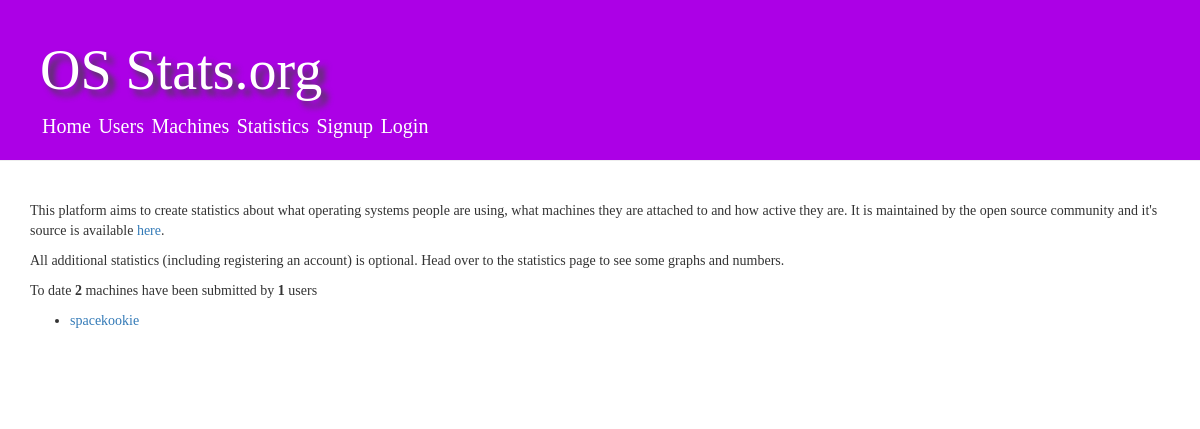
Before: / with the older database file.
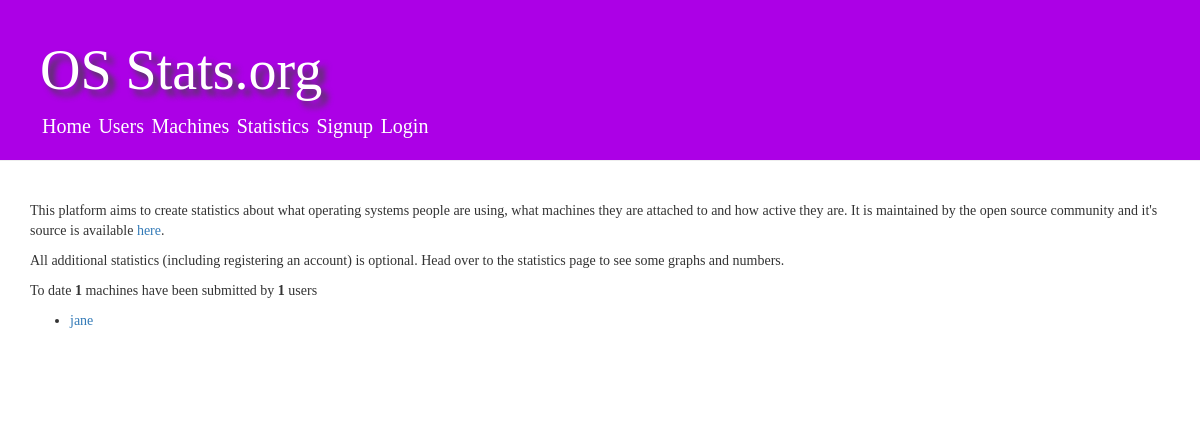
After: the same page with the newer database file.
### core/models.py (models this page shows)
class UserProfile(models.Model):
    user = models.OneToOneField(User)
    description = models.TextField()
    dob = models.DateField('date of birth')
    location = models.CharField(max_length=32, default='Earth')
    gender = models.CharField(max_length=32, default='Unknown')
    def __str__(self):
        return self.user.username

### core/views.py (the view)
# urls.py: url(r'^$', views.index, name='index'),
def index(request):
    users = get_list_or_404(UserProfile)
    installs = get_list_or_404(Installation)
    if users and installs:
        return render(request, 'core/home.html', {'installs': len(installs), 'users': len(users), 'users_list': users})
    else:
        return render(request, 'core/home.html', {'installs': 0, 'users': 0})

### templates/core/home.html (shortened to what this page needs)
{% extends 'core/master.html' %}
{% block content %}
    <div class="data">
        {% if installs and users %}
            <p>This platform aims to create statistics about what operating systems people are using, what machines they are attached to and how active they are.
                It is maintained by the open source community and it's source is available <a href="https://github.com/spacekookie/os_stats">here</a>.</p>
            <p>All additional statistics (including registering an account) is optional. Head over to the statistics page to see some graphs and numbers.</p>
            <p>To date <b>{{ installs }}</b> machines have been submitted by <b>{{ users }}</b> users</p>
            {% if users_list %}
                <ul>
                {% for u in users_list %}
                    <li><a href="/user/{{ u.id }}/">{{ u }}</a></li>
                {% endfor %}
            </ul>
            {% endif %}
        {% else %}
            <p>A database error occured!</p>
        {% endif %}
    </div>
{% endblock %}

Changed rows visible on the page:
removed UserProfile: user.username "spacekookie"
added UserProfile: user.username "jane"
Other visible differences:
{{ installs }}: "2" → "1"
